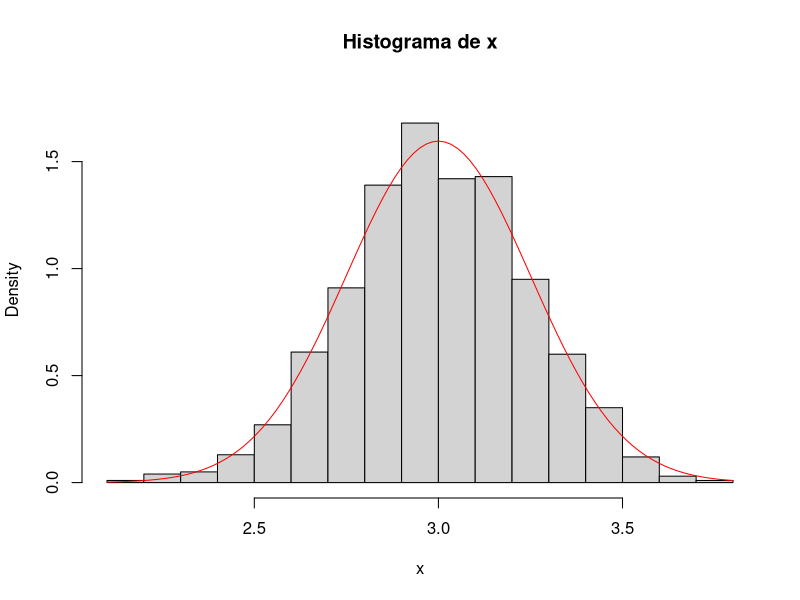
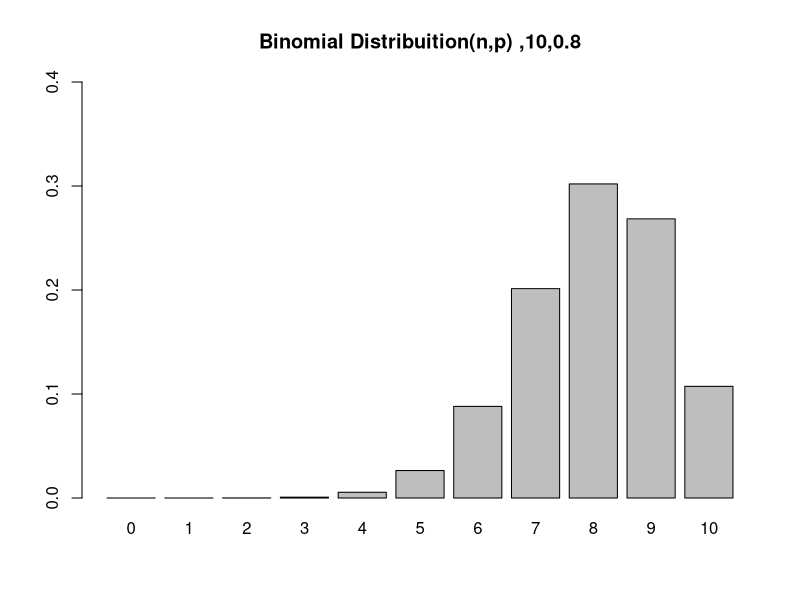

Generate these figures, in order, with R:
# Exercícios Cap09

# Configurando o diretório de trabalho
# Coloque entre aspas o diretório de trabalho que você está usando no seu computador
# Não use diretórios com espaço no nome
setwd("~/Cursos/DSA/FCD/BigDataRAzure/Cap09")

# Para saber qual diretório estou trabalhando
getwd()


# Lista de pacotes base carregados
search()


# Exercício 1 - Gere 1000 números de uma distribuição normal com média 3 e sd = .25 e grave no objeto chamado x.
x <- rnorm(1000, 3, .25)


# Exercício 2 - Crie o histograma dos dados gerados no item anterior e adicione uma camada com a curva da normal.
hist(x, prob = T, ylim=c(0, 1.80), breaks = 20, main = "Histograma de x")
curve(dnorm(x, 3, 0.25), add = T, col = "red", lwd=1)

# Exercício 3 - Suponha que 80% dos adultos com alergias relatem alívio sintomático com uma medicação específica. 
# Se o medicamento é dado a 10 novos pacientes com alergias, qual é a probabilidade de que ele seja 
# eficaz em exatamente sete?
dbinom(7, 10, 0.8)

graph <- function(n, p) {
  x <- dbinom(0:n, size = n, prob = p)
  barplot(x, ylim = c(0, 0.4), names.arg = 0:n, 
          main=sprintf(paste("Binomial Distribuition(n,p) ", n, p, sep = ',')))
}

graph(10, 0.8)



# Exercício 4 - Suponha que os resultados dos testes de um vestibular se ajustem a uma distribuição normal. 
# Além disso, a pontuação média do teste é de 72 e o desvio padrão é de 15,2. 
# Qual é a porcentagem de alunos que pontuaram 84 ou mais no exame?

#' Aplicamos a função pnorm da distribuição normal com média 72 e desvio padrão 15.2.
#' Como estamos procurando a percentagem de alunos com pontuação superior a 84.
#' estamos interessandos na cauda superior distribuição normal.

pnorm(84, mean=72, sd=15.2, lower.tail = F)


# Exercício 5 - Suponha que o tempo médio de check-out de um caixa de supermercado seja de três minutos. 
# Encontre a probabilidade de um check-out do cliente ser concluído pelo caixa em menos de dois minutos.

#' A taxa de processamento de checkout é igual a uma dividida pelo médio de conclusão da finalização.
#' Por isso, a taxa de processamento de 1/3 de checkouts por minuto.
#' Em seguida, aplicamos a função pexp da distribuição exponencial com taxa = 1/3.

pexp(2, rate = 1/3)


# Exercício 6 - Selecione dez números aleatórios entre um e três.
# Aplicamos a função de geração runif da distribuição uniforme para gerar dez números aleatórios entre um e três.
runif(10, min = 1, max = 3)

# Exercício 7 - Se houver 12 carros atravessando uma ponte por minuto, em média, 
# encontre a probabilidade de ter 15 ou mais carros cruzando a ponte em um determinado minuto.
# A probabilidade de ter 14 ou menos carros atravessando a ponte em um determinado minuto é dado pela função ppois.

ppois(14, lambda = 12) # lower tail

#' Assim a probabilidade de ter 15 ou mais carros cruzando a ponte em um minuto está na
#' cauda superior da função de densidade de probabilidade

ppois(15, lambda = 12, lower = F) # upper tail


# Exercício 8 - Suponha que haja 12 questões de múltipla escolha em um questionário de inglês. 
# Cada questão tem cinco respostas possíveis e apenas uma delas está correta. 
# Encontre a probabilidade de ter quatro ou menos respostas corretas se um aluno tentar 
# responder a cada pergunta aleatoriamente.

#' Como apenas uma das cinco respostas está correta, a probabilidade de responder corretamente 
#' a uma pergunta aleatória é 1/5 = 0,2. Podemos encontrar a probabilidade de ter exatamente 4 respostas
#' corretas por tentativas aleatórias como segue.

dbinom(4, size = 12, prob = 0.2)

#' Para encontrar a probabilidade de ter quatro ou menos respostas corretas por tentativas aleatórias.
#' aplicamosa função dbinom com x = o,..., 4.

dbinom(0, size = 12, prob = 0.2) +
  dbinom(1, size = 12, prob = 0.2) +
  dbinom(2, size = 12, prob = 0.2) +
  dbinom(3, size = 12, prob = 0.2) +
  dbinom(4, size = 12, prob = 0.2)


#' Ou então:
pbinom(4, size = 12, prob = 0.2)



# Sair
q()
